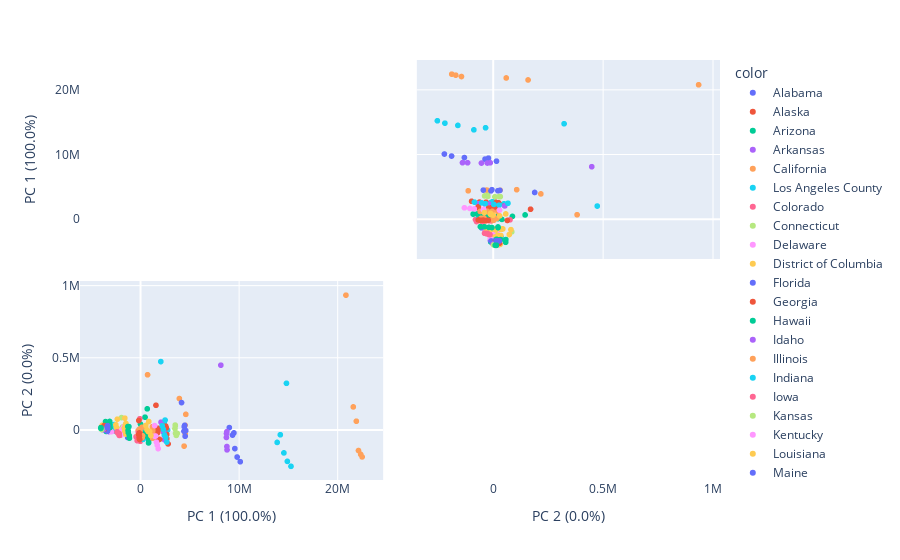

Notebook source saved alongside this figure:
### Code cell
!{sys.executable} -m pip install plotly
import plotly.express as px
components = pca.fit_transform(df[features])
labels = {
    str(i): f"PC {i+1} ({var:.1f}%)"
    for i, var in enumerate(pca.explained_variance_ratio_ * 100)
}

fig = px.scatter_matrix(
    components,
    labels=labels,
    dimensions=range(2),
    color=df["State"]
)
fig.update_traces(diagonal_visible=False)
fig.show()

### Figure 1 — Plotly figure (JSON) as saved in the notebook; plotly's stock layout.template omitted (floating-point values rounded to 4 significant figures)
{"data": [{"diagonal": {"visible": false}, "dimensions": [{"axis": {"matches": true}, "label": "PC 1 (100.0%)", "values": [-1493000.0, -1443000.0, -1403000.0, -1332000.0, -1304000.0, -1304000.0]}, {"axis": {"matches": true}, "label": "PC 2 (0.0%)", "values": [42710.0, 27340.0, -13820.0, -24630.0, -52040.0, -5066.0]}], "hovertemplate": "color=Alabama<br>%{xaxis.title.text}=%{x}<br>%{yaxis.title.text}=%{y}<extra></extra>", "legendgroup": "Alabama", "marker": {"color": "#636efa", "symbol": "circle"}, "name": "Alabama", "showlegend": true, "type": "splom"}, {"diagonal": {"visible": false}, "dimensions": [{"axis": {"matches": true}, "label": "PC 1 (100.0%)", "values": [-3934000.0, -3933000.0, -3939000.0, -3943000.0, -3942000.0, -3944000.0]}, {"axis": {"matches": true}, "label": "PC 2 (0.0%)", "values": [22160.0, 22990.0, 21570.0, 19050.0, 15660.0, 22990.0]}], "hovertemplate": "color=Alaska<br>%{xaxis.title.text}=%{x}<br>%{yaxis.title.text}=%{y}<extra></extra>", "legendgroup": "Alaska", "marker": {"color": "#EF553B", "symbol": "circle"}, "name": "Alaska", "showlegend": true, "type": "splom"}, {"diagonal": {"visible": false}, "dimensions": [{"axis": {"matches": true}, "label": "PC 1 (100.0%)", "values": [435.3, 110900.0, 227100.0, 396500.0, 517700.0, 458600.0]}, {"axis": {"matches": true}, "label": "PC 2 (0.0%)", "values": [41220.0, 22480.0, 6655.0, 14610.0, 3535.0, 89200.0]}], "hovertemplate": "color=Arizona<br>%{xaxis.title.text}=%{x}<br>%{yaxis.title.text}=%{y}<extra></extra>", "legendgroup": "Arizona", "marker": {"color": "#00cc96", "symbol": "circle"}, "name": "Arizona", "showlegend": true, "type": "splom"}, {"diagonal": {"visible": false}, "dimensions": [{"axis": {"matches": true}, "label": "PC 1 (100.0%)", "values": [-2567000.0, -2566000.0, -2558000.0, -2537000.0, -2524000.0, -2528000.0]}, {"axis": {"matches": true}, "label": "PC 2 (0.0%)", "values": [1146.0, -5628.0, -5793.0, -8723.0, -8433.0, 8161.0]}], "hovertemplate": "color=Arkansas<br>%{xaxis.title.text}=%{x}<br>%{yaxis.title.text}=%{y}<extra></extra>", "legendgroup": "Arkansas", "marker": {"color": "#ab63fa", "symbol": "circle"}, "name": "Arkansas", "showlegend": true, "type": "splom"}, {"diagonal": {"visible": false}, "dimensions": [{"axis": {"matches": true}, "label": "PC 1 (100.0%)", "values": [21600000.0, 21910000.0, 22130000.0, 22340000.0, 22490000.0, 20850000.0]}, {"axis": {"matches": true}, "label": "PC 2 (0.0%)", "values": [160400.0, 60920.0, -142700.0, -169000.0, -187000.0, 936800.0]}], "hovertemplate": "color=California<br>%{xaxis.title.text}=%{x}<br>%{yaxis.title.text}=%{y}<extra></extra>", "legendgroup": "California", "marker": {"color": "#FFA15A", "symbol": "circle"}, "name": "California", "showlegend": true, "type": "splom"}, {"diagonal": {"visible": false}, "dimensions": [{"axis": {"matches": true}, "label": "PC 1 (100.0%)", "values": [2416000.0, 2551000.0, 2607000.0, 2615000.0, 2744000.0, 2061000.0]}, {"axis": {"matches": true}, "label": "PC 2 (0.0%)", "values": [51020.0, 17660.0, -8906.0, -8093.0, -719.8, 475300.0]}], "hovertemplate": "color=Los Angeles County<br>%{xaxis.title.text}=%{x}<br>%{yaxis.title.text}=%{y}<extra></extra>", "legendgroup": "Los Angeles County", "marker": {"color": "#19d3f3", "symbol": "circle"}, "name": "Los Angeles County", "showlegend": true, "type": "splom"}, {"diagonal": {"visible": false}, "dimensions": [{"axis": {"matches": true}, "label": "PC 1 (100.0%)", "values": [-447500.0, -341000.0, -202400.0, -105100.0, -28320.0, -70250.0]}, {"axis": {"matches": true}, "label": "PC 2 (0.0%)", "values": [-47140.0, -74150.0, -67670.0, -65230.0, -78880.0, 78190.0]}], "hovertemplate": "color=Colorado<br>%{xaxis.title.text}=%{x}<br>%{yaxis.title.text}=%{y}<extra></extra>", "legendgroup": "Colorado", "marker": {"color": "#FF6692", "symbol": "circle"}, "name": "Colorado", "showlegend": true, "type": "splom"}, {"diagonal": {"visible": false}, "dimensions": [{"axis": {"matches": true}, "label": "PC 1 (100.0%)", "values": [-1830000.0, -1793000.0, -1809000.0, -1771000.0, -1762000.0, -1928000.0]}, {"axis": {"matches": true}, "label": "PC 2 (0.0%)", "values": [20090.0, 4162.0, -4345.0, -16720.0, -18050.0, 86230.0]}], "hovertemplate": "color=Connecticut<br>%{xaxis.title.text}=%{x}<br>%{yaxis.title.text}=%{y}<extra></extra>", "legendgroup": "Connecticut", "marker": {"color": "#B6E880", "symbol": "circle"}, "name": "Connecticut", "showlegend": true, "type": "splom"}, {"diagonal": {"visible": false}, "dimensions": [{"axis": {"matches": true}, "label": "PC 1 (100.0%)", "values": [-3782000.0, -3778000.0, -3767000.0, -3756000.0, -3747000.0, -3761000.0]}, {"axis": {"matches": true}, "label": "PC 2 (0.0%)", "values": [12690.0, 13580.0, 10290.0, 6429.0, 10970.0, 21950.0]}], "hovertemplate": "color=Delaware<br>%{xaxis.title.text}=%{x}<br>%{yaxis.title.text}=%{y}<extra></extra>", "legendgroup": "Delaware", "marker": {"color": "#FF97FF", "symbol": "circle"}, "name": "Delaware", "showlegend": true, "type": "splom"}, {"diagonal": {"visible": false}, "dimensions": [{"axis": {"matches": true}, "label": "PC 1 (100.0%)", "values": [-3892000.0, -3882000.0, -3871000.0, -3865000.0, -3850000.0, -3874000.0]}, {"axis": {"matches": true}, "label": "PC 2 (0.0%)", "values": [22480.0, 21960.0, 20060.0, 20000.0, 15000.0, 33080.0]}], "hovertemplate": "color=District of Columbia<br>%{xaxis.title.text}=%{x}<br>%{yaxis.title.text}=%{y}<extra></extra>", "legendgroup": "District of Columbia", "marker": {"color": "#FECB52", "symbol": "circle"}, "name": "District of Columbia", "showlegend": true, "type": "splom"}, {"diagonal": {"visible": false}, "dimensions": [{"axis": {"matches": true}, "label": "PC 1 (100.0%)", "values": [9018000.0, 9339000.0, 9574000.0, 9806000.0, 10120000.0, 9481000.0]}, {"axis": {"matches": true}, "label": "PC 2 (0.0%)", "values": [16760.0, -35510.0, -129300.0, -187900.0, -220400.0, -20160.0]}], "hovertemplate": "color=Florida<br>%{xaxis.title.text}=%{x}<br>%{yaxis.title.text}=%{y}<extra></extra>", "legendgroup": "Florida", "marker": {"color": "#636efa", "symbol": "circle"}, "name": "Florida", "showlegend": true, "type": "splom"}, {"diagonal": {"visible": false}, "dimensions": [{"axis": {"matches": true}, "label": "PC 1 (100.0%)", "values": [2108000.0, 2564000.0, 2660000.0, 2674000.0, 2801000.0, 2624000.0]}, {"axis": {"matches": true}, "label": "PC 2 (0.0%)", "values": [53430.0, 26590.0, -30970.0, -60690.0, -96690.0, 15170.0]}], "hovertemplate": "color=Georgia<br>%{xaxis.title.text}=%{x}<br>%{yaxis.title.text}=%{y}<extra></extra>", "legendgroup": "Georgia", "marker": {"color": "#EF553B", "symbol": "circle"}, "name": "Georgia", "showlegend": true, "type": "splom"}, {"diagonal": {"visible": false}, "dimensions": [{"axis": {"matches": true}, "label": "PC 1 (100.0%)", "values": [-3489000.0, -3477000.0, -3485000.0, -3496000.0, -3488000.0, -3548000.0]}, {"axis": {"matches": true}, "label": "PC 2 (0.0%)", "values": [-1276.0, -5234.0, -9625.0, -3726.0, -9558.0, 58370.0]}], "hovertemplate": "color=Hawaii<br>%{xaxis.title.text}=%{x}<br>%{yaxis.title.text}=%{y}<extra></extra>", "legendgroup": "Hawaii", "marker": {"color": "#00cc96", "symbol": "circle"}, "name": "Hawaii", "showlegend": true, "type": "splom"}, {"diagonal": {"visible": false}, "dimensions": [{"axis": {"matches": true}, "label": "PC 1 (100.0%)", "values": [-3312000.0, -3287000.0, -3251000.0, -3220000.0, -3188000.0, -3178000.0]}, {"axis": {"matches": true}, "label": "PC 2 (0.0%)", "values": [2970.0, -839.3, -6417.0, -7521.0, -12010.0, -2347.0]}], "hovertemplate": "color=Idaho<br>%{xaxis.title.text}=%{x}<br>%{yaxis.title.text}=%{y}<extra></extra>", "legendgroup": "Idaho", "marker": {"color": "#ab63fa", "symbol": "circle"}, "name": "Idaho", "showlegend": true, "type": "splom"}, {"diagonal": {"visible": false}, "dimensions": [{"axis": {"matches": true}, "label": "PC 1 (100.0%)", "values": [4600000.0, 4524000.0, 4525000.0, 4536000.0, 4425000.0, 3946000.0]}, {"axis": {"matches": true}, "label": "PC 2 (0.0%)", "values": [108700.0, 33340.0, -26470.0, -29070.0, -112000.0, 218500.0]}], "hovertemplate": "color=Illinois<br>%{xaxis.title.text}=%{x}<br>%{yaxis.title.text}=%{y}<extra></extra>", "legendgroup": "Illinois", "marker": {"color": "#FFA15A", "symbol": "circle"}, "name": "Illinois", "showlegend": true, "type": "splom"}, {"diagonal": {"visible": false}, "dimensions": [{"axis": {"matches": true}, "label": "PC 1 (100.0%)", "values": [166500.0, 171400.0, 222700.0, 281800.0, 265900.0, 207600.0]}, {"axis": {"matches": true}, "label": "PC 2 (0.0%)", "values": [-2604.0, -35800.0, -59800.0, -52910.0, -65070.0, -19860.0]}], "hovertemplate": "color=Indiana<br>%{xaxis.title.text}=%{x}<br>%{yaxis.title.text}=%{y}<extra></extra>", "legendgroup": "Indiana", "marker": {"color": "#19d3f3", "symbol": "circle"}, "name": "Indiana", "showlegend": true, "type": "splom"}, {"diagonal": {"visible": false}, "dimensions": [{"axis": {"matches": true}, "label": "PC 1 (100.0%)", "values": [-2056000.0, -2083000.0, -2078000.0, -2029000.0, -2012000.0, -2171000.0]}, {"axis": {"matches": true}, "label": "PC 2 (0.0%)", "values": [-14850.0, -20290.0, -32180.0, -35910.0, -32490.0, -15440.0]}], "hovertemplate": "color=Iowa<br>%{xaxis.title.text}=%{x}<br>%{yaxis.title.text}=%{y}<extra></extra>", "legendgroup": "Iowa", "marker": {"color": "#FF6692", "symbol": "circle"}, "name": "Iowa", "showlegend": true, "type": "splom"}, {"diagonal": {"visible": false}, "dimensions": [{"axis": {"matches": true}, "label": "PC 1 (100.0%)", "values": [-2352000.0, -2370000.0, -2374000.0, -2360000.0, -2341000.0, -2341000.0]}, {"axis": {"matches": true}, "label": "PC 2 (0.0%)", "values": [-5265.0, -6400.0, -14820.0, -17050.0, -20320.0, -14470.0]}], "hovertemplate": "color=Kansas<br>%{xaxis.title.text}=%{x}<br>%{yaxis.title.text}=%{y}<extra></extra>", "legendgroup": "Kansas", "marker": {"color": "#B6E880", "symbol": "circle"}, "name": "Kansas", "showlegend": true, "type": "splom"}, {"diagonal": {"visible": false}, "dimensions": [{"axis": {"matches": true}, "label": "PC 1 (100.0%)", "values": [-1676000.0, -1614000.0, -1594000.0, -1581000.0, -1546000.0, -1688000.0]}, {"axis": {"matches": true}, "label": "PC 2 (0.0%)", "values": [19210.0, 15710.0, -5437.0, -6904.0, -8816.0, 22940.0]}], "hovertemplate": "color=Kentucky<br>%{xaxis.title.text}=%{x}<br>%{yaxis.title.text}=%{y}<extra></extra>", "legendgroup": "Kentucky", "marker": {"color": "#FF97FF", "symbol": "circle"}, "name": "Kentucky", "showlegend": true, "type": "splom"}, {"diagonal": {"visible": false}, "dimensions": [{"axis": {"matches": true}, "label": "PC 1 (100.0%)", "values": [-1498000.0, -1533000.0, -1513000.0, -1515000.0, -1462000.0, -1589000.0]}, {"axis": {"matches": true}, "label": "PC 2 (0.0%)", "values": [41780.0, 35790.0, 5746.0, 5945.0, 16250.0, 82370.0]}], "hovertemplate": "color=Louisiana<br>%{xaxis.title.text}=%{x}<br>%{yaxis.title.text}=%{y}<extra></extra>", "legendgroup": "Louisiana", "marker": {"color": "#FECB52", "symbol": "circle"}, "name": "Louisiana", "showlegend": true, "type": "splom"}, {"diagonal": {"visible": false}, "dimensions": [{"axis": {"matches": true}, "label": "PC 1 (100.0%)", "values": [-3476000.0, -3459000.0, -3459000.0, -3459000.0, -3455000.0, -3504000.0]}, {"axis": {"matches": true}, "label": "PC 2 (0.0%)", "values": [6619.0, 2067.0, -2018.0, -2380.0, -2474.0, 17250.0]}], "hovertemplate": "color=Maine<br>%{xaxis.title.text}=%{x}<br>%{yaxis.title.text}=%{y}<extra></extra>", "legendgroup": "Maine", "marker": {"color": "#636efa", "symbol": "circle"}, "name": "Maine", "showlegend": true, "type": "splom"}, {"diagonal": {"visible": false}, "dimensions": [{"axis": {"matches": true}, "label": "PC 1 (100.0%)", "values": [-77770.0, -19290.0, 12970.0, 71010.0, 157300.0, -172000.0]}, {"axis": {"matches": true}, "label": "PC 2 (0.0%)", "values": [-6774.0, -20290.0, -24370.0, -41130.0, -54530.0, 66020.0]}], "hovertemplate": "color=Maryland<br>%{xaxis.title.text}=%{x}<br>%{yaxis.title.text}=%{y}<extra></extra>", "legendgroup": "Maryland", "marker": {"color": "#EF553B", "symbol": "circle"}, "name": "Maryland", "showlegend": true, "type": "splom"}, {"diagonal": {"visible": false}, "dimensions": [{"axis": {"matches": true}, "label": "PC 1 (100.0%)", "values": [545200.0, 635100.0, 735100.0, 836400.0, 817900.0, 685400.0]}, {"axis": {"matches": true}, "label": "PC 2 (0.0%)", "values": [-15460.0, -39810.0, -48670.0, -70690.0, -89700.0, 146900.0]}], "hovertemplate": "color=Massachusetts<br>%{xaxis.title.text}=%{x}<br>%{yaxis.title.text}=%{y}<extra></extra>", "legendgroup": "Massachusetts", "marker": {"color": "#00cc96", "symbol": "circle"}, "name": "Massachusetts", "showlegend": true, "type": "splom"}, {"diagonal": {"visible": false}, "dimensions": [{"axis": {"matches": true}, "label": "PC 1 (100.0%)", "values": [2210000.0, 2302000.0, 2348000.0, 2418000.0, 2425000.0, 2085000.0]}, {"axis": {"matches": true}, "label": "PC 2 (0.0%)", "values": [7240.0, 3305.0, -17260.0, -37080.0, -67850.0, 54450.0]}], "hovertemplate": "color=Michigan<br>%{xaxis.title.text}=%{x}<br>%{yaxis.title.text}=%{y}<extra></extra>", "legendgroup": "Michigan", "marker": {"color": "#ab63fa", "symbol": "circle"}, "name": "Michigan", "showlegend": true, "type": "splom"}, {"diagonal": {"visible": false}, "dimensions": [{"axis": {"matches": true}, "label": "PC 1 (100.0%)", "values": [-233900.0, -217700.0, -179400.0, -152100.0, -91950.0, -243400.0]}, {"axis": {"matches": true}, "label": "PC 2 (0.0%)", "values": [-32650.0, -32090.0, -57980.0, -54740.0, -58280.0, -5572.0]}], "hovertemplate": "color=Minnesota<br>%{xaxis.title.text}=%{x}<br>%{yaxis.title.text}=%{y}<extra></extra>", "legendgroup": "Minnesota", "marker": {"color": "#FFA15A", "symbol": "circle"}, "name": "Minnesota", "showlegend": true, "type": "splom"}, {"diagonal": {"visible": false}, "dimensions": [{"axis": {"matches": true}, "label": "PC 1 (100.0%)", "values": [-2686000.0, -2674000.0, -2678000.0, -2677000.0, -2663000.0, -2675000.0]}, {"axis": {"matches": true}, "label": "PC 2 (0.0%)", "values": [35340.0, 24730.0, 13540.0, 21370.0, 24900.0, 37670.0]}], "hovertemplate": "color=Mississippi<br>%{xaxis.title.text}=%{x}<br>%{yaxis.title.text}=%{y}<extra></extra>", "legendgroup": "Mississippi", "marker": {"color": "#19d3f3", "symbol": "circle"}, "name": "Mississippi", "showlegend": true, "type": "splom"}, {"diagonal": {"visible": false}, "dimensions": [{"axis": {"matches": true}, "label": "PC 1 (100.0%)", "values": [-184100.0, -189200.0, -192500.0, -168900.0, -123000.0, -213500.0]}, {"axis": {"matches": true}, "label": "PC 2 (0.0%)", "values": [-7314.0, -18390.0, -45870.0, -56420.0, -42540.0, -13600.0]}], "hovertemplate": "color=Missouri<br>%{xaxis.title.text}=%{x}<br>%{yaxis.title.text}=%{y}<extra></extra>", "legendgroup": "Missouri", "marker": {"color": "#FF6692", "symbol": "circle"}, "name": "Missouri", "showlegend": true, "type": "splom"}, {"diagonal": {"visible": false}, "dimensions": [{"axis": {"matches": true}, "label": "PC 1 (100.0%)", "values": [-3708000.0, -3706000.0, -3700000.0, -3689000.0, -3676000.0, -3691000.0]}, {"axis": {"matches": true}, "label": "PC 2 (0.0%)", "values": [11270.0, 10210.0, 8710.0, 6610.0, 6336.0, 8625.0]}], "hovertemplate": "color=Montana<br>%{xaxis.title.text}=%{x}<br>%{yaxis.title.text}=%{y}<extra></extra>", "legendgroup": "Montana", "marker": {"color": "#B6E880", "symbol": "circle"}, "name": "Montana", "showlegend": true, "type": "splom"}, {"diagonal": {"visible": false}, "dimensions": [{"axis": {"matches": true}, "label": "PC 1 (100.0%)", "values": [-3012000.0, -3020000.0, -3008000.0, -2987000.0, -2975000.0, -3004000.0]}, {"axis": {"matches": true}, "label": "PC 2 (0.0%)", "values": [-10610.0, -9516.0, -11590.0, -10790.0, -11870.0, -8295.0]}], "hovertemplate": "color=Nebraska<br>%{xaxis.title.text}=%{x}<br>%{yaxis.title.text}=%{y}<extra></extra>", "legendgroup": "Nebraska", "marker": {"color": "#FF97FF", "symbol": "circle"}, "name": "Nebraska", "showlegend": true, "type": "splom"}, {"diagonal": {"visible": false}, "dimensions": [{"axis": {"matches": true}, "label": "PC 1 (100.0%)", "values": [-2501000.0, -2460000.0, -2386000.0, -2299000.0, -2211000.0, -2349000.0]}, {"axis": {"matches": true}, "label": "PC 2 (0.0%)", "values": [36650.0, 20480.0, 9576.0, -577.8, -12120.0, 75090.0]}], "hovertemplate": "color=Nevada<br>%{xaxis.title.text}=%{x}<br>%{yaxis.title.text}=%{y}<extra></extra>", "legendgroup": "Nevada", "marker": {"color": "#FECB52", "symbol": "circle"}, "name": "Nevada", "showlegend": true, "type": "splom"}, {"diagonal": {"visible": false}, "dimensions": [{"axis": {"matches": true}, "label": "PC 1 (100.0%)", "values": [-3386000.0, -3380000.0, -3373000.0, -3356000.0, -3350000.0, -3370000.0]}, {"axis": {"matches": true}, "label": "PC 2 (0.0%)", "values": [-4417.0, -4535.0, -5902.0, -7668.0, -8270.0, 1505.0]}], "hovertemplate": "color=New Hampshire<br>%{xaxis.title.text}=%{x}<br>%{yaxis.title.text}=%{y}<extra></extra>", "legendgroup": "New Hampshire", "marker": {"color": "#636efa", "symbol": "circle"}, "name": "New Hampshire", "showlegend": true, "type": "splom"}, {"diagonal": {"visible": false}, "dimensions": [{"axis": {"matches": true}, "label": "PC 1 (100.0%)", "values": [1778000.0, 1765000.0, 1731000.0, 1789000.0, 1933000.0, 1570000.0]}, {"axis": {"matches": true}, "label": "PC 2 (0.0%)", "values": [11540.0, -8933.0, -19760.0, -69250.0, -65440.0, 171800.0]}], "hovertemplate": "color=New Jersey<br>%{xaxis.title.text}=%{x}<br>%{yaxis.title.text}=%{y}<extra></extra>", "legendgroup": "New Jersey", "marker": {"color": "#EF553B", "symbol": "circle"}, "name": "New Jersey", "showlegend": true, "type": "splom"}, {"diagonal": {"visible": false}, "dimensions": [{"axis": {"matches": true}, "label": "PC 1 (100.0%)", "values": [-3142000.0, -3134000.0, -3130000.0, -3112000.0, -3099000.0, -3130000.0]}, {"axis": {"matches": true}, "label": "PC 2 (0.0%)", "values": [33050.0, 35890.0, 17840.0, 17220.0, 16630.0, 59330.0]}], "hovertemplate": "color=New Mexico<br>%{xaxis.title.text}=%{x}<br>%{yaxis.title.text}=%{y}<extra></extra>", "legendgroup": "New Mexico", "marker": {"color": "#00cc96", "symbol": "circle"}, "name": "New Mexico", "showlegend": true, "type": "splom"}, {"diagonal": {"visible": false}, "dimensions": [{"axis": {"matches": true}, "label": "PC 1 (100.0%)", "values": [8768000.0, 8730000.0, 8723000.0, 8768000.0, 8783000.0, 8155000.0]}, {"axis": {"matches": true}, "label": "PC 2 (0.0%)", "values": [-11850.0, -25000.0, -51850.0, -114900.0, -138000.0, 450300.0]}], "hovertemplate": "color=New York<br>%{xaxis.title.text}=%{x}<br>%{yaxis.title.text}=%{y}<extra></extra>", "legendgroup": "New York", "marker": {"color": "#ab63fa", "symbol": "circle"}, "name": "New York", "showlegend": true, "type": "splom"}, {"diagonal": {"visible": false}, "dimensions": [{"axis": {"matches": true}, "label": "PC 1 (100.0%)", "values": [1201000.0, 1248000.0, 1233000.0, 1213000.0, 1226000.0, 715200.0]}, {"axis": {"matches": true}, "label": "PC 2 (0.0%)", "values": [23070.0, -2606.0, -24240.0, -26310.0, -57280.0, 383600.0]}], "hovertemplate": "color=New York city<br>%{xaxis.title.text}=%{x}<br>%{yaxis.title.text}=%{y}<extra></extra>", "legendgroup": "New York city", "marker": {"color": "#FFA15A", "symbol": "circle"}, "name": "New York city", "showlegend": true, "type": "splom"}, {"diagonal": {"visible": false}, "dimensions": [{"axis": {"matches": true}, "label": "PC 1 (100.0%)", "values": [2200000.0, 2321000.0, 2432000.0, 2555000.0, 2670000.0, 2495000.0]}, {"axis": {"matches": true}, "label": "PC 2 (0.0%)", "values": [29150.0, 4375.0, -34180.0, -50660.0, -83680.0, 68860.0]}], "hovertemplate": "color=North Carolina<br>%{xaxis.title.text}=%{x}<br>%{yaxis.title.text}=%{y}<extra></extra>", "legendgroup": "North Carolina", "marker": {"color": "#19d3f3", "symbol": "circle"}, "name": "North Carolina", "showlegend": true, "type": "splom"}, {"diagonal": {"visible": false}, "dimensions": [{"axis": {"matches": true}, "label": "PC 1 (100.0%)", "values": [-3857000.0, -3857000.0, -3860000.0, -3859000.0, -3860000.0, -3870000.0]}, {"axis": {"matches": true}, "label": "PC 2 (0.0%)", "values": [5693.0, 4639.0, 3532.0, 2008.0, 1518.0, 13170.0]}], "hovertemplate": "color=North Dakota<br>%{xaxis.title.text}=%{x}<br>%{yaxis.title.text}=%{y}<extra></extra>", "legendgroup": "North Dakota", "marker": {"color": "#FF6692", "symbol": "circle"}, "name": "North Dakota", "showlegend": true, "type": "splom"}, {"diagonal": {"visible": false}, "dimensions": [{"axis": {"matches": true}, "label": "PC 1 (100.0%)", "values": [3498000.0, 3534000.0, 3557000.0, 3630000.0, 3724000.0, 3521000.0]}, {"axis": {"matches": true}, "label": "PC 2 (0.0%)", "values": [9436.0, 28560.0, -22720.0, -37470.0, -23370.0, 33960.0]}], "hovertemplate": "color=Ohio<br>%{xaxis.title.text}=%{x}<br>%{yaxis.title.text}=%{y}<extra></extra>", "legendgroup": "Ohio", "marker": {"color": "#B6E880", "symbol": "circle"}, "name": "Ohio", "showlegend": true, "type": "splom"}, {"diagonal": {"visible": false}, "dimensions": [{"axis": {"matches": true}, "label": "PC 1 (100.0%)", "values": [-1894000.0, -1909000.0, -1875000.0, -1872000.0, -1853000.0, -1849000.0]}, {"axis": {"matches": true}, "label": "PC 2 (0.0%)", "values": [2156.0, 178.6, -15710.0, -27500.0, -30370.0, -1178.0]}], "hovertemplate": "color=Oklahoma<br>%{xaxis.title.text}=%{x}<br>%{yaxis.title.text}=%{y}<extra></extra>", "legendgroup": "Oklahoma", "marker": {"color": "#FF97FF", "symbol": "circle"}, "name": "Oklahoma", "showlegend": true, "type": "splom"}, {"diagonal": {"visible": false}, "dimensions": [{"axis": {"matches": true}, "label": "PC 1 (100.0%)", "values": [-1640000.0, -1580000.0, -1538000.0, -1515000.0, -1497000.0, -1480000.0]}, {"axis": {"matches": true}, "label": "PC 2 (0.0%)", "values": [12720.0, -8260.0, -10110.0, -7428.0, -28190.0, 45380.0]}], "hovertemplate": "color=Oregon<br>%{xaxis.title.text}=%{x}<br>%{yaxis.title.text}=%{y}<extra></extra>", "legendgroup": "Oregon", "marker": {"color": "#FECB52", "symbol": "circle"}, "name": "Oregon", "showlegend": true, "type": "splom"}, {"diagonal": {"visible": false}, "dimensions": [{"axis": {"matches": true}, "label": "PC 1 (100.0%)", "values": [4485000.0, 4436000.0, 4413000.0, 4530000.0, 4593000.0, 4166000.0]}, {"axis": {"matches": true}, "label": "PC 2 (0.0%)", "values": [32270.0, 23080.0, -8345.0, -43200.0, -4162.0, 190400.0]}], "hovertemplate": "color=Pennsylvania<br>%{xaxis.title.text}=%{x}<br>%{yaxis.title.text}=%{y}<extra></extra>", "legendgroup": "Pennsylvania", "marker": {"color": "#636efa", "symbol": "circle"}, "name": "Pennsylvania", "showlegend": true, "type": "splom"}, {"diagonal": {"visible": false}, "dimensions": [{"axis": {"matches": true}, "label": "PC 1 (100.0%)", "values": [-3669000.0, -3663000.0, -3659000.0, -3656000.0, -3650000.0, -3692000.0]}, {"axis": {"matches": true}, "label": "PC 2 (0.0%)", "values": [19350.0, 13010.0, 11820.0, 6985.0, 6876.0, 30650.0]}], "hovertemplate": "color=Rhode Island<br>%{xaxis.title.text}=%{x}<br>%{yaxis.title.text}=%{y}<extra></extra>", "legendgroup": "Rhode Island", "marker": {"color": "#EF553B", "symbol": "circle"}, "name": "Rhode Island", "showlegend": true, "type": "splom"}, {"diagonal": {"visible": false}, "dimensions": [{"axis": {"matches": true}, "label": "PC 1 (100.0%)", "values": [-1281000.0, -1263000.0, -1240000.0, -1145000.0, -1127000.0, -1176000.0]}, {"axis": {"matches": true}, "label": "PC 2 (0.0%)", "values": [23800.0, -3993.0, -18050.0, -38530.0, -56630.0, 23480.0]}], "hovertemplate": "color=South Carolina<br>%{xaxis.title.text}=%{x}<br>%{yaxis.title.text}=%{y}<extra></extra>", "legendgroup": "South Carolina", "marker": {"color": "#00cc96", "symbol": "circle"}, "name": "South Carolina", "showlegend": true, "type": "splom"}, {"diagonal": {"visible": false}, "dimensions": [{"axis": {"matches": true}, "label": "PC 1 (100.0%)", "values": [-3796000.0, -3796000.0, -3793000.0, -3787000.0, -3783000.0, -3775000.0]}, {"axis": {"matches": true}, "label": "PC 2 (0.0%)", "values": [3190.0, 5116.0, 4282.0, 3752.0, 3347.0, 4190.0]}], "hovertemplate": "color=South Dakota<br>%{xaxis.title.text}=%{x}<br>%{yaxis.title.text}=%{y}<extra></extra>", "legendgroup": "South Dakota", "marker": {"color": "#ab63fa", "symbol": "circle"}, "name": "South Dakota", "showlegend": true, "type": "splom"}, {"diagonal": {"visible": false}, "dimensions": [{"axis": {"matches": true}, "label": "PC 1 (100.0%)", "values": [-138900.0, -54570.0, 38090.0, 162300.0, 205500.0, 145200.0]}, {"axis": {"matches": true}, "label": "PC 2 (0.0%)", "values": [4320.0, -3460.0, -48680.0, -53040.0, -40520.0, 18650.0]}], "hovertemplate": "color=Tennessee<br>%{xaxis.title.text}=%{x}<br>%{yaxis.title.text}=%{y}<extra></extra>", "legendgroup": "Tennessee", "marker": {"color": "#FFA15A", "symbol": "circle"}, "name": "Tennessee", "showlegend": true, "type": "splom"}, {"diagonal": {"visible": false}, "dimensions": [{"axis": {"matches": true}, "label": "PC 1 (100.0%)", "values": [13870000.0, 14190000.0, 14550000.0, 14900000.0, 15270000.0, 14810000.0]}, {"axis": {"matches": true}, "label": "PC 2 (0.0%)", "values": [-86230.0, -33050.0, -159100.0, -218100.0, -252500.0, 324400.0]}], "hovertemplate": "color=Texas<br>%{xaxis.title.text}=%{x}<br>%{yaxis.title.text}=%{y}<extra></extra>", "legendgroup": "Texas", "marker": {"color": "#19d3f3", "symbol": "circle"}, "name": "Texas", "showlegend": true, "type": "splom"}, {"diagonal": {"visible": false}, "dimensions": [{"axis": {"matches": true}, "label": "PC 1 (100.0%)", "values": [-2375000.0, -2307000.0, -2257000.0, -2212000.0, -2152000.0, -2158000.0]}, {"axis": {"matches": true}, "label": "PC 2 (0.0%)", "values": [-12960.0, -19630.0, -23800.0, -29450.0, -37720.0, -24970.0]}], "hovertemplate": "color=Utah<br>%{xaxis.title.text}=%{x}<br>%{yaxis.title.text}=%{y}<extra></extra>", "legendgroup": "Utah", "marker": {"color": "#FF6692", "symbol": "circle"}, "name": "Utah", "showlegend": true, "type": "splom"}, {"diagonal": {"visible": false}, "dimensions": [{"axis": {"matches": true}, "label": "PC 1 (100.0%)", "values": [-3950000.0, -3947000.0, -3947000.0, -3948000.0, -3950000.0, -3992000.0]}, {"axis": {"matches": true}, "label": "PC 2 (0.0%)", "values": [8077.0, 7634.0, 6845.0, 3722.0, 4734.0, 8650.0]}], "hovertemplate": "color=Vermont<br>%{xaxis.title.text}=%{x}<br>%{yaxis.title.text}=%{y}<extra></extra>", "legendgroup": "Vermont", "marker": {"color": "#B6E880", "symbol": "circle"}, "name": "Vermont", "showlegend": true, "type": "splom"}, {"diagonal": {"visible": false}, "dimensions": [{"axis": {"matches": true}, "label": "PC 1 (100.0%)", "values": [1441000.0, 1532000.0, 1617000.0, 1694000.0, 1791000.0, 1431000.0]}, {"axis": {"matches": true}, "label": "PC 2 (0.0%)", "values": [-42870.0, -41960.0, -84600.0, -104400.0, -129400.0, 30560.0]}], "hovertemplate": "color=Virginia<br>%{xaxis.title.text}=%{x}<br>%{yaxis.title.text}=%{y}<extra></extra>", "legendgroup": "Virginia", "marker": {"color": "#FF97FF", "symbol": "circle"}, "name": "Virginia", "showlegend": true, "type": "splom"}, {"diagonal": {"visible": false}, "dimensions": [{"axis": {"matches": true}, "label": "PC 1 (100.0%)", "values": [543500.0, 658500.0, 781100.0, 922400.0, 1058000.0, 839400.0]}, {"axis": {"matches": true}, "label": "PC 2 (0.0%)", "values": [31390.0, 1179.0, -10680.0, -10280.0, -38730.0, 58840.0]}], "hovertemplate": "color=Washington<br>%{xaxis.title.text}=%{x}<br>%{yaxis.title.text}=%{y}<extra></extra>", "legendgroup": "Washington", "marker": {"color": "#FECB52", "symbol": "circle"}, "name": "Washington", "showlegend": true, "type": "splom"}, {"diagonal": {"visible": false}, "dimensions": [{"axis": {"matches": true}, "label": "PC 1 (100.0%)", "values": [-3348000.0, -3354000.0, -3345000.0, -3333000.0, -3319000.0, -3339000.0]}, {"axis": {"matches": true}, "label": "PC 2 (0.0%)", "values": [28710.0, 19510.0, 19610.0, 15690.0, 15320.0, 29990.0]}], "hovertemplate": "color=West Virginia<br>%{xaxis.title.text}=%{x}<br>%{yaxis.title.text}=%{y}<extra></extra>", "legendgroup": "West Virginia", "marker": {"color": "#636efa", "symbol": "circle"}, "name": "West Virginia", "showlegend": true, "type": "splom"}, {"diagonal": {"visible": false}, "dimensions": [{"axis": {"matches": true}, "label": "PC 1 (100.0%)", "values": [-126500.0, -108000.0, -88280.0, -122400.0, -138200.0, -188100.0]}, {"axis": {"matches": true}, "label": "PC 2 (0.0%)", "values": [-20720.0, -43940.0, -66320.0, -60650.0, -52120.0, -31800.0]}], "hovertemplate": "color=Wisconsin<br>%{xaxis.title.text}=%{x}<br>%{yaxis.title.text}=%{y}<extra></extra>", "legendgroup": "Wisconsin", "marker": {"color": "#EF553B", "symbol": "circle"}, "name": "Wisconsin", "showlegend": true, "type": "splom"}, {"diagonal": {"visible": false}, "dimensions": [{"axis": {"matches": true}, "label": "PC 1 (100.0%)", "values": [-4013000.0, -4019000.0, -4022000.0, -4020000.0, -4017000.0, -4023000.0]}, {"axis": {"matches": true}, "label": "PC 2 (0.0%)", "values": [15800.0, 15120.0, 12770.0, 11000.0, 13650.0, 16130.0]}], "hovertemplate": "color=Wyoming<br>%{xaxis.title.text}=%{x}<br>%{yaxis.title.text}=%{y}<extra></extra>", "legendgroup": "Wyoming", "marker": {"color": "#00cc96", "symbol": "circle"}, "name": "Wyoming", "showlegend": true, "type": "splom"}], "layout": {"dragmode": "select", "legend": {"title": {"text": "color"}, "tracegroupgap": 0}, "margin": {"t": 60}}}
